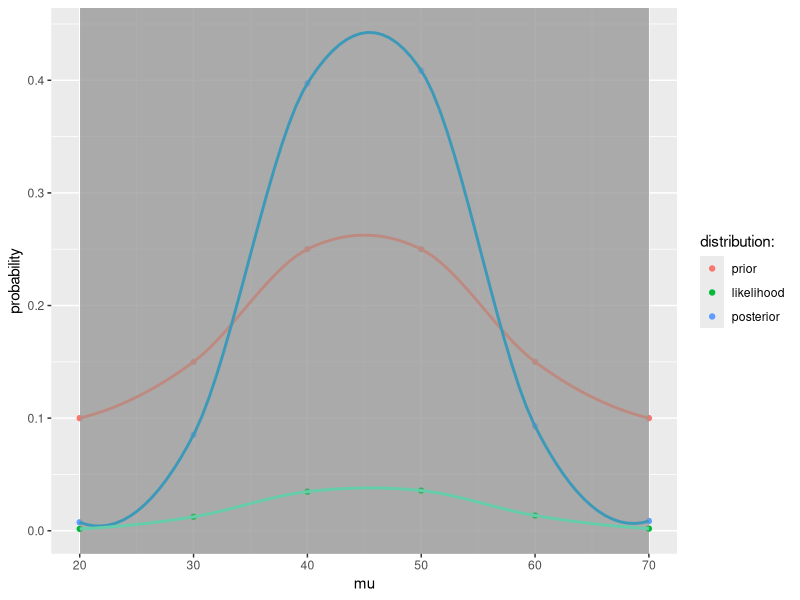

Write R code to recreate this figure.
## ---- chunk 1
knitr::opts_chunk$set(echo = TRUE)

rm(list = ls())
library(tidyverse)
## ---- chunk 2
prior <- c(.5, .5)
lik <- c(.1, .2)

posterior <- lik*prior / sum(lik*prior)

prob <- sum(posterior * lik)
## ---- chunk 3
temp <- posterior[1]
## ---- chunk 4
newLik <- c(.9, .8)
p <- posterior*newLik / sum(posterior*newLik)
## ---- chunk 5
a <- .8
b <- .65

vetLik <- c(a, 1-b)
vetPrior <- c(.5, .5)

vetPost <- vetPrior * vetLik / sum(vetPrior * vetLik)
## ---- chunk 6
p <- (p * vetLik) / sum(p * vetLik)
## ---- chunk 7
mu <- c(20, 30, 40, 50, 60, 70)
prior <- c(.1, .15, .25, .25, .15, .1)
snowfall <- c(38.6, 42.4, 57.5, 40.5, 51.7, 67.1, 33.4, 60.9, 64.1, 40.1, 40.7, 6.4)

snow <- data_frame(mu, prior)
snow
## ---- chunk 8
yBar <- mean(snowfall)
yBar
## ---- chunk 9
snow <- snow %>%
  mutate(likelihood = dnorm(mu, yBar, 10))

snow
## ---- chunk 10
snow <- snow %>%
  mutate(posterior = prior * likelihood / sum(prior * likelihood))

snow
## ---- chunk 11
suppressMessages(
ggplot(snow, aes(x=mu)) +
  xlab("mu")+
  ylab("probability")+
  geom_point(aes(y = prior, color = 'aquamarine3'), na.rm = TRUE) +
  geom_smooth(aes(y = prior, x = mu), method = "loess", color = 'coral1', na.rm = TRUE) +
  geom_point(aes(y = posterior, color = 'deepskyblue3'), na.rm = TRUE) +
  geom_smooth(aes(y = posterior, x = mu), method = "loess", color = 'deepskyblue3', na.rm = TRUE) +
  geom_point(aes(y = likelihood, color = 'coral1'), na.rm = TRUE) +
  geom_smooth(aes(y = likelihood, x = mu), method = "loess", color = 'aquamarine3', na.rm = TRUE) + 
  scale_color_discrete(name = "distribution:", labels = c("prior", "likelihood", "posterior"))
)

